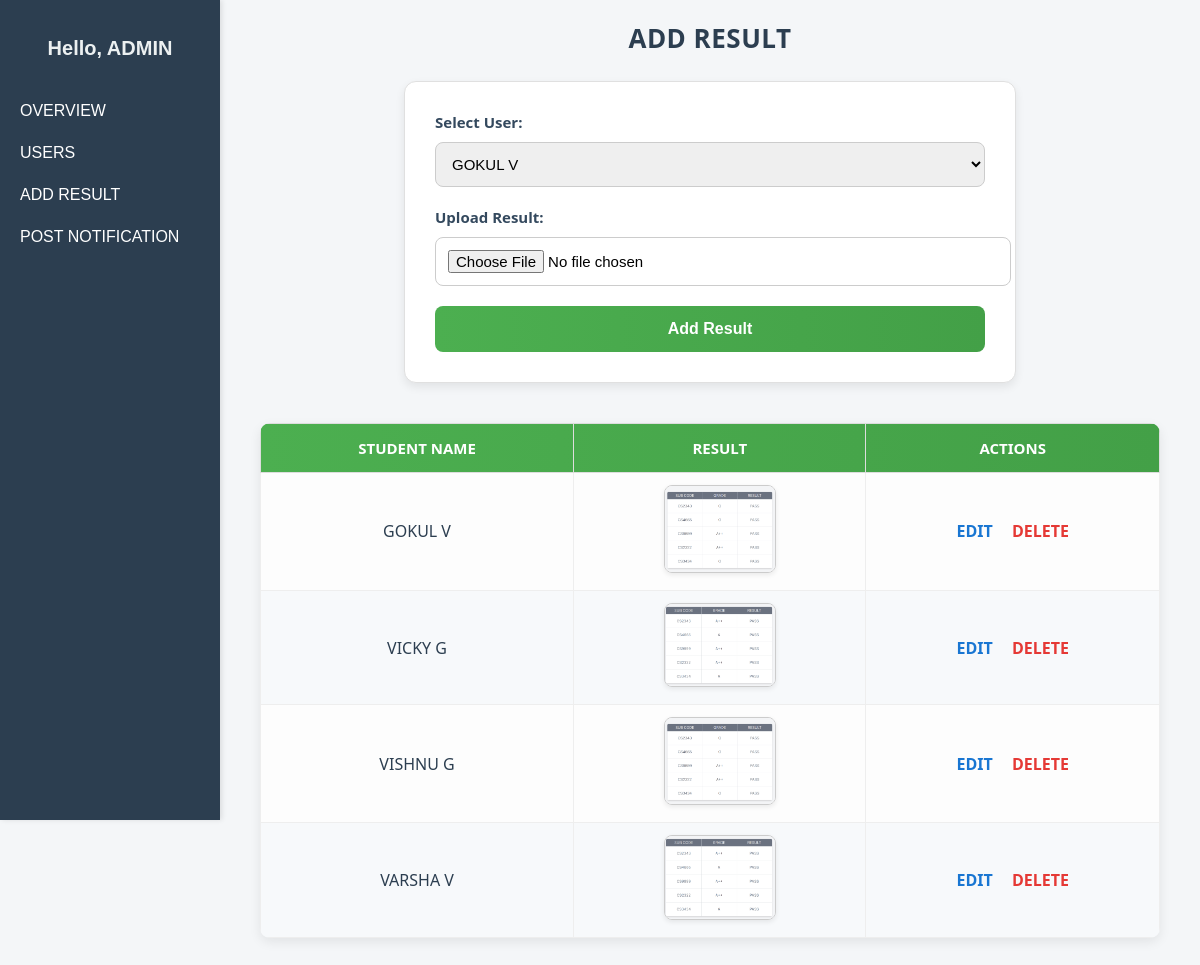
/add_result, run on the app's committed database.
### app/models.py (models this page shows, shortened)
class Results(models.Model):
    Users=models.ForeignKey(Users,on_delete=models.CASCADE)
    result=models.FileField(upload_to='results')

class Users(models.Model):
    name=models.CharField(max_length=50)
    reg_no=models.IntegerField(max_length=50)
    department=models.CharField(max_length=50,null=True)
    year_of_Study=models.CharField(max_length=50,null=True)
    clg_name=models.CharField(max_length=50)
    university_name=models.CharField(max_length=50)
    dob=models.CharField(max_length=50)

### app/views.py (the view)
# urls.py: path('add_result',views.add_result,name="add_result"),
def add_result(request):
    result=Results.objects.all()
    users = Users.objects.all()
    if request.method == 'POST':
        user_id = request.POST.get('user')  # get the selected user id from the form
        result_file = request.FILES.get('result')
        user = Users.objects.get(id=user_id)
        add_result = Results(Users=user, result=result_file)  # user is the ForeignKey field
        add_result.save()
    return render(request, "add_result.html", {"users": users,"result":result})

### app/templates/add_result.html (shortened to what this page needs)
{% extends 'admin_dashboard.html' %}
{% block content %}
<h3 style="text-align:center; color:#2c3e50; margin-bottom:25px; font-family:'Segoe UI', Tahoma, Geneva, Verdana, sans-serif; font-size:26px; font-weight:600; letter-spacing:0.5px;">
    ADD RESULT
</h3>
<form action="" method="POST" enctype="multipart/form-data"
      style="max-width: 550px; margin: 0 auto; padding: 30px; border: 1px solid #e0e0e0; border-radius: 12px; background-color: #fff; box-shadow: 0px 4px 10px rgba(0,0,0,0.08); font-family:'Segoe UI', Tahoma, Geneva, Verdana, sans-serif;">
    <label for="user" style="display:block; margin-bottom:10px; font-weight:600; color:#34495e; font-size:15px;">Select User:</label>
    <select name="user" id="user"
            style="width:100%; padding:12px; margin-bottom:20px; border-radius:8px; border:1px solid #ccc; font-size:15px; transition: all 0.3s;">
        {% for user in users %}
        <option value="{{user.id}}">{{user.name}}</option>
        {% endfor %}
    </select>
    <label for="result" style="display:block; margin-bottom:10px; font-weight:600; color:#34495e; font-size:15px;">Upload Result:</label>
    <input type="file" name="result" id="result"
           style="width:100%; padding:12px; margin-bottom:20px; border-radius:8px; border:1px solid #ccc; font-size:15px; cursor:pointer;">
    <input type="submit" value="Add Result"
           style="width:100%; padding:14px; background:linear-gradient(90deg,#4CAF50,#43A047); color:white; border:none; border-radius:8px; cursor:pointer; font-weight:600; font-size:16px; transition: all 0.3s;">
</form>
<div style="max-width: 900px; margin: 40px auto; font-family:'Segoe UI', Tahoma, Geneva, Verdana, sans-serif;">
    <table style="width:100%; border-collapse: collapse; text-align: center; box-shadow: 0px 4px 12px rgba(0,0,0,0.08); border-radius:10px; overflow:hidden;">
        <thead style="background:linear-gradient(90deg,#4CAF50,#43A047); color:white; font-size:15px;">
            <tr>
                <th style="padding:14px; border:1px solid #ddd;">STUDENT NAME</th>
                <th style="padding:14px; border:1px solid #ddd;">RESULT</th>
                <th style="padding:14px; border:1px solid #ddd;">ACTIONS</th>
            </tr>
        </thead>
        <tbody>
        {% for result in result %}
            <tr style="background-color: {% cycle '#fdfdfd' '#f7f9fb' %}; transition: background 0.3s;">
                <td style="padding:12px; border:1px solid #eee; font-weight:500; color:#2c3e50;">{{result.Users.name}}</td>
                <td style="padding:12px; border:1px solid #eee;">
                    <img src="{{result.result.url}}" alt="Result" style="max-width:110px; border-radius:8px; border:1px solid #ccc; box-shadow:0 2px 5px rgba(0,0,0,0.08);">
                </td>
                <td style="padding:12px; border:1px solid #eee;">
                    <a href="{% url 'edit_result' result.id %}"
                       style="margin-right:15px; color:#1976D2; text-decoration:none; font-weight:600; transition:0.3s;">EDIT</a>
                    <a href="{% url 'delete_result' result.id %}"
                       style="color:#E53935; text-decoration:none; font-weight:600; transition:0.3s;">DELETE</a>
                </td>
            </tr>
        {% endfor %}
        </tbody>
    </table>
</div>
{% endblock %}

### app/templates/admin_dashboard.html (style rules this page uses)
body { margin: 0; font-family: Arial, sans-serif; display: flex; min-height: 100vh; background: #f4f6f8; transition: background 0.3s; }
.content h1, .content h2, .content h3 { margin-top: 0; transition: color 0.3s; }

### data on the page
Results: Users.name "GOKUL V", result (picture)
Results: Users.name "VICKY G", result (picture)
Results: Users.name "VISHNU G", result (picture)
Results: Users.name "VARSHA V", result (picture)

### other printed values
form field user "GOKUL V"
